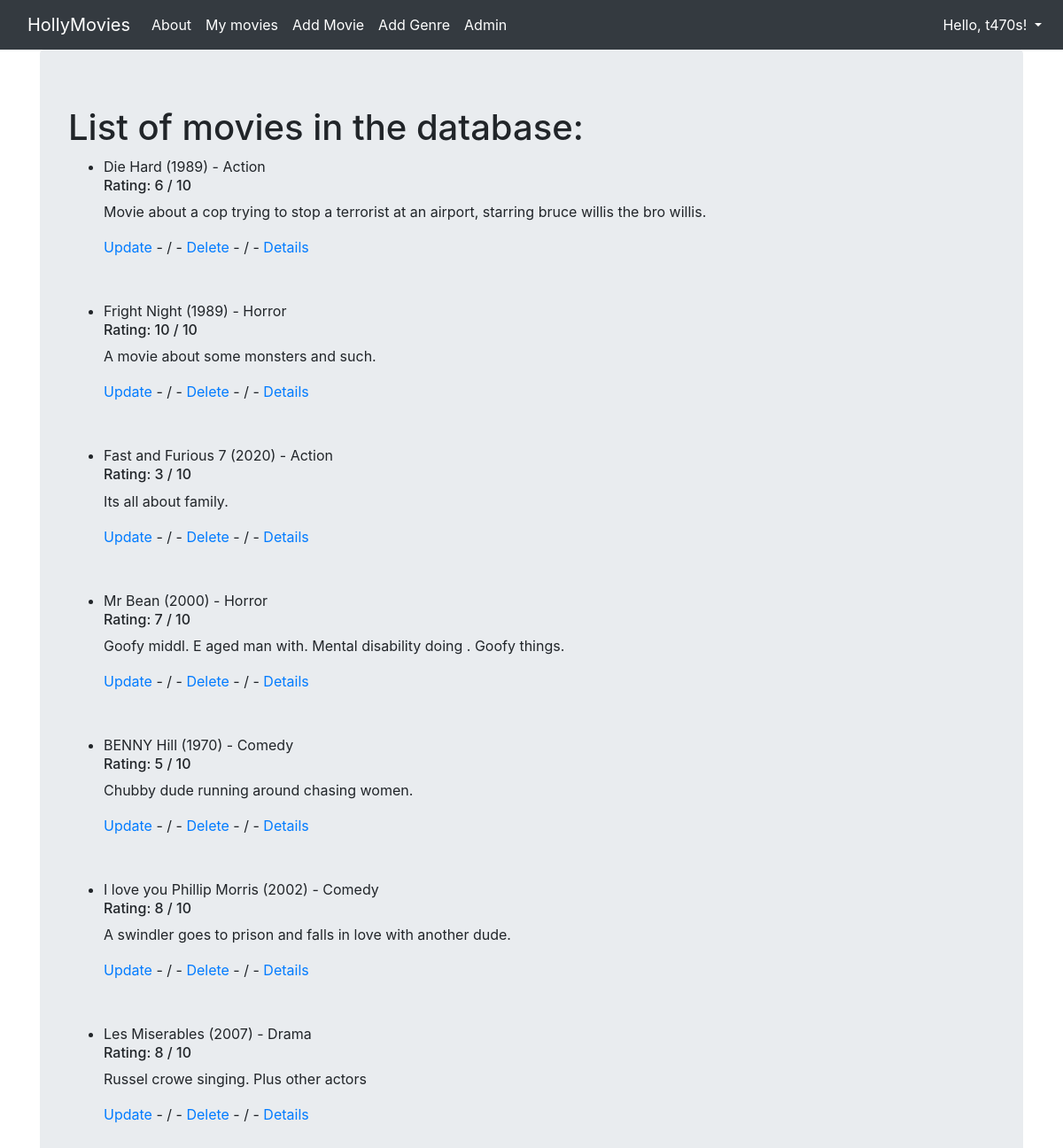
/movies/ (signed in), run on the app's committed database.
### viewer/models.py (models this page shows, shortened)
class Movie(Model):
    title = CharField(max_length=128)
    genre = ForeignKey(Genre, on_delete=DO_NOTHING)
    rating = IntegerField()
    released = DateField()
    description = TextField()
    created = DateTimeField(auto_now_add=True)

class Genre(Model):
    name = CharField(max_length=128)
    def __str__(self):
        return self.name

### viewer/views.py (the view)
# urls.py: path("movies/", MoviesView.as_view(), name="movies"),
class MoviesView(ListView):
    template_name = "movies.html"
    model = Movie

### viewer/templates/movies.html
{% extends 'base.html' %}
{% block content %}
<h1>List of movies in the database:</h1>
<ul>
  {% for movie in object_list %}
    <li>
      {{ movie.title }} ({{ movie.released.year }}) - {{ movie.genre }}
      <h6>Rating: {{ movie.rating }} / 10 </h6>
      <p>{{ movie.description  }}</p>
      <a href="{% url 'update_movie' movie.pk %}">Update</a> - / -
      <a href="{% url 'delete_movie' movie.pk %}">Delete</a> - / -
      <a href="{% url 'movie_detail' movie.pk %}">Details</a>
    </li>
  <br>
  <br>
  {% endfor %}
</ul>
{% endblock %}

### viewer/templates/base.html (shortened to what this page needs)
{% load static %}
<html {% if LANGUAGE_CODE %}lang="{{ LANGUAGE_CODE }}"{% endif %}>
  <head>
    <link rel="stylesheet" href="https://stackpath.bootstrapcdn.com/bootstrap/4.2.1/css/bootstrap.min.css">
  </head>
  <body>
    <nav class="navbar navbar-expand-lg navbar-dark bg-dark">
      <div class="container fixed">
        <a class="navbar-brand" href="{% url 'index' %}">HollyMovies</a>
        <div class="collapse navbar-collapse" id="navbarNavAltMarkup">
          <div class="navbar-nav">
            <a class="nav-item nav-link active" href="{% url 'about' %}?s=Beautiful">
              About
            </a>
            <a class="nav-item nav-link active" href="{% url 'movies' %}">
              My movies
            </a>
            <a class="nav-item nav-link active" href="{% url 'add_movie' %}">
              Add Movie
            </a>
            <a class="nav-item nav-link active" href="{% url 'add_genre' %}">
              Add Genre
            </a>
            <a class="nav-item nav-link active" href="/admin">
              Admin
            </a>
          </div>
        </div>
      </div>
      <div class="navbar-nav ml-auto">
        <div class="nav-item dropdown">
          {% if user.is_authenticated %}
            <a class="nav-link active dropdown-toggle" href="#" data-toggle="dropdown">
              {% if user.first_name %}Hello, {{ user.first_name }}!
              {% else %}Hello, {{ user.username }}!{% endif %}
            </a>
          {% endif %}
        </div>
      </div>
    </nav>
    <div class="container">
      <div class="jumbotron">
        {% block content %}{% endblock %}
      </div>
    </div>
  </body>
</html>

### data on the page
Movie: title "Die Hard", released.year "1989", genre "Action", rating "6", description "Movie about a cop trying to stop a terrorist at an airport, starring bruce willis the bro willis."
Movie: title "Fright Night", released.year "1989", genre "Horror", rating "10", description "A movie about some monsters and such."
Movie: title "Fast and Furious 7", released.year "2020", genre "Action", rating "3", description "Its all about family."
Movie: title "Mr Bean", released.year "2000", genre "Horror", rating "7", description "Goofy middl. E aged man with. Mental disability doing . Goofy things."
Movie: title "BENNY Hill", released.year "1970", genre "Comedy", rating "5", description "Chubby dude running around chasing women."
Movie: title "I love you Phillip Morris", released.year "2002", genre "Comedy", rating "8", description "A swindler goes to prison and falls in love with another dude."
Movie: title "Les Miserables", released.year "2007", genre "Drama", rating "8", description "Russel crowe singing. Plus other actors"

### other printed values
{{ user.username }} "t470s"
